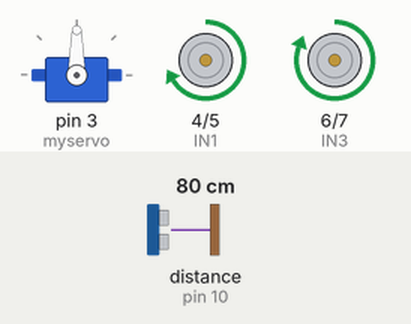
A sketch run on a simulated Arduino Uno, built with avr-gcc and run on an emulated ATmega328P. On the bench: servo, motor-driver pin pairs drawn as motors (green arrow = first pin HIGH = forward, orange = second pin HIGH = backward, longer = more drive, scaled by the enable pin). Wiring (inferred from the names in the program): ultrasonic range finder: trigger pin 9; echo pin 10. The test bench sets the inputs (shaded band); at power-on: distance to the obstacle (sensor on pin 10) 80 cm. The echo pulse lasts 58.3 µs per cm.

Above: at 2.2 s.
2.3 s: distance to the obstacle (sensor on pin 10) set to 29 cm
3.8 s: distance to the obstacle (sensor on pin 10) set to 24 cm
At 4.4 s:
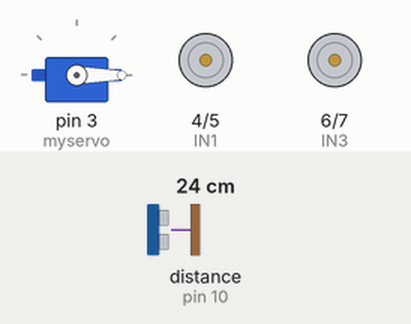
6.8 s: distance to the obstacle (sensor on pin 10) set to 35 cm
At 7.5 s:
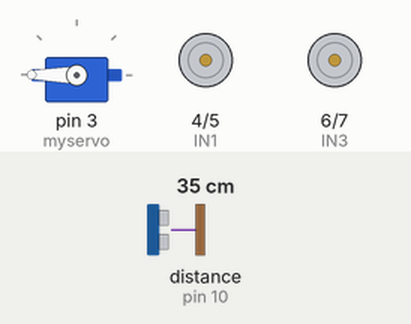
9.8 s: distance to the obstacle (sensor on pin 10) set to 2 cm
At 12.1 s:
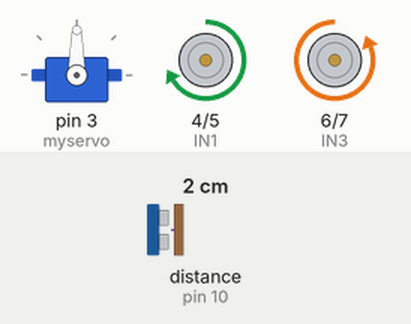
Timing chart, 0 to 13.8 s (numbered marks = the images above; inputs shaded):
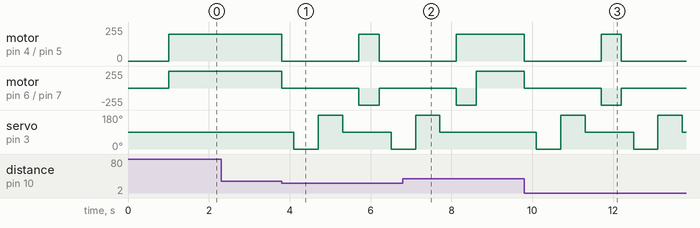

Measured:
- the behaviour switches between 27 and 26 cm on distance to the obstacle (sensor on pin 10) (found by bisection; images 0 and 1)
- after the input at 2.3 s, every drawn part: stays the same
- after the input at 3.8 s, motor on pin 4 (IN1) / pin 5 (IN2): forward 200/255 → stopped at once, → forward 200/255 1.9 s later, → stopped 0.50 s later; motor on pin 6 (IN3) / pin 7 (IN4): forward 255/255 → stopped at once, → backward 255/255 1.9 s later, → stopped 0.50 s later
- after the input at 6.8 s, motor on pin 4 (IN1) / pin 5 (IN2): goes on until 8.1 s, then stays forward 200/255; servo on pin 3 (myservo): goes on until 7.7 s, then stays 90°
- after the input at 9.8 s, motor on pin 4 (IN1) / pin 5 (IN2): forward 200/255 → stopped at once, → forward 200/255 1.9 s later, → stopped 0.50 s later; motor on pin 6 (IN3) / pin 7 (IN4): forward 255/255 → stopped at once, → backward 255/255 1.9 s later, → stopped 0.50 s later

The sketch:

sketch_feb22a.ino
```cpp
#include <Servo.h>

Servo myservo;

#define trigPin 9
#define echoPin 10

#define ENA 11
#define ENB 12
#define IN1 4
#define IN2 5
#define IN3 6
#define IN4 7

long duration;
int distance;

void setup() {
  pinMode(trigPin, OUTPUT);
  pinMode(echoPin, INPUT);

  pinMode(ENA, OUTPUT);
  pinMode(ENB, OUTPUT);
  pinMode(IN1, OUTPUT);
  pinMode(IN2, OUTPUT);
  pinMode(IN3, OUTPUT);
  pinMode(IN4, OUTPUT);

  myservo.attach(3);
  myservo.write(90);
  delay(1000);
}

int getDistance() {
  digitalWrite(trigPin, LOW);
  delayMicroseconds(2);
  digitalWrite(trigPin, HIGH);
  delayMicroseconds(10);
  digitalWrite(trigPin, LOW);

  duration = pulseIn(echoPin, HIGH);
  distance = duration * 0.034 / 2;
  return distance;
}

void forward() {
  digitalWrite(IN1,HIGH);
  digitalWrite(IN2,LOW);
  digitalWrite(IN3,HIGH);
  digitalWrite(IN4,LOW);
  analogWrite(ENA,200);
  analogWrite(ENB,200);
}

void backward() {
  digitalWrite(IN1,LOW);
  digitalWrite(IN2,HIGH);
  digitalWrite(IN3,LOW);
  digitalWrite(IN4,HIGH);
}

void left() {
  digitalWrite(IN1,LOW);
  digitalWrite(IN2,HIGH);
  digitalWrite(IN3,HIGH);
  digitalWrite(IN4,LOW);
}

void right() {
  digitalWrite(IN1,HIGH);
  digitalWrite(IN2,LOW);
  digitalWrite(IN3,LOW);
  digitalWrite(IN4,HIGH);
}

void stopMotors() {
  digitalWrite(IN1,LOW);
  digitalWrite(IN2,LOW);
  digitalWrite(IN3,LOW);
  digitalWrite(IN4,LOW);
}

void loop() {
  int front = getDistance();

  if(front > 25) {
    forward();
  }
  else {
    stopMotors();
    delay(300);

    myservo.write(0);
    delay(600);
    int leftDist = getDistance();

    myservo.write(180);
    delay(600);
    int rightDist = getDistance();

    myservo.write(90);
    delay(400);

    if(leftDist > rightDist) {
      left();
      delay(500);
    } else {
      right();
      delay(500);
    }
  }
}
```
